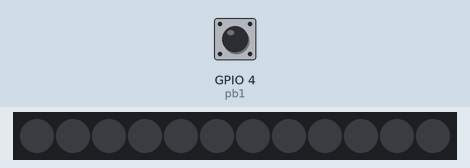
This program was run on a simulated ESP32 board running MicroPython. On the bench: 12 RGB LEDs in strip order, left to right. The inputs (shaded band) are chosen by the test bench; at power-on: GPIO 4 (pb1) LOW.

Above: at 1.2 s.
1.3 s: GPIO 4 (pb1) pulsed HIGH 5 times (0.12 s each, 0.3 s apart)
At 1.66 s:
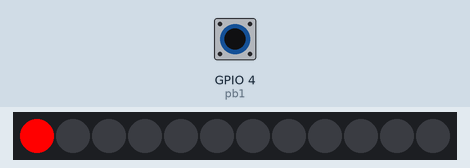
At 3.3 s:
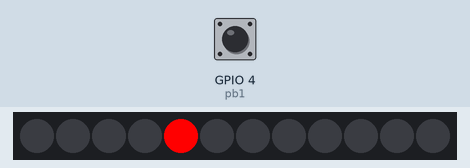
Timing chart, 0 to 4.8 s (numbered marks = the images above; inputs shaded):
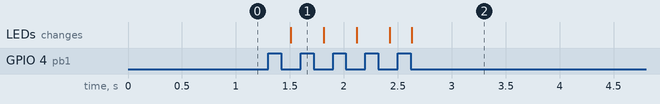

Measured:
- after the input at 1.3 s, the LEDs: change after 0.21 s (image 1)

The program:

id_2.py
```python
import neopixel, machine
from machine import Pin
from time import sleep


#### OBJEKTER
pb1 = Pin(4, Pin.IN) # sætter knap til Input

# neopixel object
p = 15

n = 12

np = neopixel.NeoPixel(machine.Pin(15), 12)

#### FUNKTIONER

# clear funktion
def clear():
    for i in range(n):
        np[i] = (0, 0, 0)
        np.write()


#### PROGRAM
pixel = 0

while True:
    first = pb1.value()
    sleep(0.1)
    second = pb1.value()
    if first == 1 and second == 0:
        clear()
        if pixel == 0 or pixel == 12:
            np[0] = (255, 0, 0)
            pixel = 0
            pixel = pixel + 1
            np.write()
        else:
            np[pixel] = (255, 0, 0)
            pixel = pixel + 1
            np.write()
```
